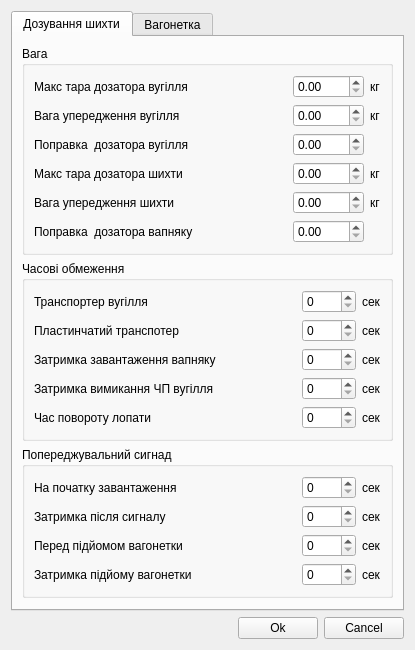
<?xml version="1.0" encoding="UTF-8"?>
<ui version="4.0">
 <class>DialogSetup</class>
 <widget class="QDialog" name="DialogSetup">
  <property name="geometry">
   <rect>
    <x>0</x>
    <y>0</y>
    <width>415</width>
    <height>573</height>
   </rect>
  </property>
  <property name="windowTitle">
   <string>Dialog</string>
  </property>
  <layout class="QGridLayout" name="gridLayout">
   <item row="0" column="0" colspan="3">
    <widget class="QTabWidget" name="tabWidget">
     <property name="currentIndex">
      <number>0</number>
     </property>
     <widget class="QWidget" name="tab">
      <attribute name="title">
       <string>Дозування шихти</string>
      </attribute>
      <layout class="QVBoxLayout" name="verticalLayout_2">
       <item>
        <widget class="QGroupBox" name="groupBox">
         <property name="title">
          <string>Вага</string>
         </property>
         <layout class="QGridLayout" name="gridLayout_2">
          <item row="4" column="0">
           <widget class="QLabel" name="label_44">
            <property name="sizePolicy">
             <sizepolicy hsizetype="Expanding" vsizetype="Preferred">
              <horstretch>0</horstretch>
              <verstretch>0</verstretch>
             </sizepolicy>
            </property>
            <property name="text">
             <string>Вага упередження шихти</string>
            </property>
           </widget>
          </item>
          <item row="3" column="2">
           <widget class="QLabel" name="label_4">
            <property name="text">
             <string>кг</string>
            </property>
           </widget>
          </item>
          <item row="1" column="0">
           <widget class="QLabel" name="label_40">
            <property name="sizePolicy">
             <sizepolicy hsizetype="Expanding" vsizetype="Preferred">
              <horstretch>0</horstretch>
              <verstretch>0</verstretch>
             </sizepolicy>
            </property>
            <property name="text">
             <string>Вага упередження вугілля</string>
            </property>
           </widget>
          </item>
          <item row="1" column="2">
           <widget class="QLabel" name="label_41">
            <property name="text">
             <string>кг</string>
            </property>
           </widget>
          </item>
          <item row="1" column="1">
           <widget class="QDoubleSpinBox" name="subGcl">
            <property name="keyboardTracking">
             <bool>false</bool>
            </property>
            <property name="maximum">
             <double>1000.000000000000000</double>
            </property>
           </widget>
          </item>
          <item row="0" column="2">
           <widget class="QLabel" name="label_2">
            <property name="text">
             <string>кг</string>
            </property>
           </widget>
          </item>
          <item row="2" column="1">
           <widget class="QDoubleSpinBox" name="iKGcl">
            <property name="accelerated">
             <bool>true</bool>
            </property>
            <property name="keyboardTracking">
             <bool>false</bool>
            </property>
            <property name="maximum">
             <double>2.000000000000000</double>
            </property>
            <property name="singleStep">
             <double>0.100000000000000</double>
            </property>
           </widget>
          </item>
          <item row="0" column="1">
           <widget class="QDoubleSpinBox" name="maxTaGcl">
            <property name="keyboardTracking">
             <bool>false</bool>
            </property>
            <property name="maximum">
             <double>1000.000000000000000</double>
            </property>
           </widget>
          </item>
          <item row="0" column="0">
           <widget class="QLabel" name="label">
            <property name="sizePolicy">
             <sizepolicy hsizetype="Expanding" vsizetype="Preferred">
              <horstretch>0</horstretch>
              <verstretch>0</verstretch>
             </sizepolicy>
            </property>
            <property name="text">
             <string>Макс тара дозатора вугілля</string>
            </property>
           </widget>
          </item>
          <item row="4" column="1">
           <widget class="QDoubleSpinBox" name="subGst">
            <property name="keyboardTracking">
             <bool>false</bool>
            </property>
            <property name="maximum">
             <double>1000.000000000000000</double>
            </property>
           </widget>
          </item>
          <item row="3" column="0">
           <widget class="QLabel" name="label_3">
            <property name="sizePolicy">
             <sizepolicy hsizetype="Expanding" vsizetype="Preferred">
              <horstretch>0</horstretch>
              <verstretch>0</verstretch>
             </sizepolicy>
            </property>
            <property name="text">
             <string>Макс тара дозатора шихти</string>
            </property>
           </widget>
          </item>
          <item row="4" column="2">
           <widget class="QLabel" name="label_45">
            <property name="text">
             <string>кг</string>
            </property>
           </widget>
          </item>
          <item row="2" column="0">
           <widget class="QLabel" name="label_38">
            <property name="sizePolicy">
             <sizepolicy hsizetype="Expanding" vsizetype="Preferred">
              <horstretch>0</horstretch>
              <verstretch>0</verstretch>
             </sizepolicy>
            </property>
            <property name="text">
             <string>Поправка  дозатора вугілля</string>
            </property>
           </widget>
          </item>
          <item row="3" column="1">
           <widget class="QDoubleSpinBox" name="maxTaGst">
            <property name="keyboardTracking">
             <bool>false</bool>
            </property>
            <property name="maximum">
             <double>1000.000000000000000</double>
            </property>
           </widget>
          </item>
          <item row="5" column="0">
           <widget class="QLabel" name="label_39">
            <property name="sizePolicy">
             <sizepolicy hsizetype="Expanding" vsizetype="Preferred">
              <horstretch>0</horstretch>
              <verstretch>0</verstretch>
             </sizepolicy>
            </property>
            <property name="text">
             <string>Поправка  дозатора вапняку</string>
            </property>
           </widget>
          </item>
          <item row="5" column="1">
           <widget class="QDoubleSpinBox" name="iKGst">
            <property name="accelerated">
             <bool>true</bool>
            </property>
            <property name="keyboardTracking">
             <bool>false</bool>
            </property>
            <property name="maximum">
             <double>2.000000000000000</double>
            </property>
            <property name="singleStep">
             <double>0.100000000000000</double>
            </property>
           </widget>
          </item>
         </layout>
        </widget>
       </item>
       <item>
        <widget class="QGroupBox" name="groupBox_2">
         <property name="title">
          <string>Часові обмеження</string>
         </property>
         <layout class="QGridLayout" name="gridLayout_3">
          <item row="0" column="0">
           <widget class="QLabel" name="label_9">
            <property name="sizePolicy">
             <sizepolicy hsizetype="Expanding" vsizetype="Preferred">
              <horstretch>0</horstretch>
              <verstretch>0</verstretch>
             </sizepolicy>
            </property>
            <property name="text">
             <string>Транспортер вугілля</string>
            </property>
           </widget>
          </item>
          <item row="0" column="2">
           <widget class="QLabel" name="label_11">
            <property name="text">
             <string>сек</string>
            </property>
           </widget>
          </item>
          <item row="2" column="1">
           <widget class="QSpinBox" name="zdDelayCl">
            <property name="keyboardTracking">
             <bool>false</bool>
            </property>
            <property name="maximum">
             <number>1000</number>
            </property>
           </widget>
          </item>
          <item row="1" column="0">
           <widget class="QLabel" name="label_10">
            <property name="sizePolicy">
             <sizepolicy hsizetype="Expanding" vsizetype="Preferred">
              <horstretch>0</horstretch>
              <verstretch>0</verstretch>
             </sizepolicy>
            </property>
            <property name="text">
             <string>Пластинчатий транспотер</string>
            </property>
           </widget>
          </item>
          <item row="2" column="0">
           <widget class="QLabel" name="label_13">
            <property name="sizePolicy">
             <sizepolicy hsizetype="Expanding" vsizetype="Preferred">
              <horstretch>0</horstretch>
              <verstretch>0</verstretch>
             </sizepolicy>
            </property>
            <property name="text">
             <string>Затримка завантаження вапняку</string>
            </property>
           </widget>
          </item>
          <item row="1" column="1">
           <widget class="QSpinBox" name="zdLoadSt">
            <property name="keyboardTracking">
             <bool>false</bool>
            </property>
            <property name="maximum">
             <number>1000</number>
            </property>
           </widget>
          </item>
          <item row="3" column="1">
           <widget class="QSpinBox" name="zdTPostCl">
            <property name="keyboardTracking">
             <bool>false</bool>
            </property>
            <property name="maximum">
             <number>1000</number>
            </property>
           </widget>
          </item>
          <item row="3" column="2">
           <widget class="QLabel" name="label_58">
            <property name="text">
             <string>сек</string>
            </property>
           </widget>
          </item>
          <item row="2" column="2">
           <widget class="QLabel" name="label_14">
            <property name="text">
             <string>сек</string>
            </property>
           </widget>
          </item>
          <item row="0" column="1">
           <widget class="QSpinBox" name="zdTloadCl">
            <property name="keyboardTracking">
             <bool>false</bool>
            </property>
            <property name="maximum">
             <number>1000</number>
            </property>
           </widget>
          </item>
          <item row="1" column="2">
           <widget class="QLabel" name="label_12">
            <property name="text">
             <string>сек</string>
            </property>
           </widget>
          </item>
          <item row="3" column="0">
           <widget class="QLabel" name="label_34">
            <property name="sizePolicy">
             <sizepolicy hsizetype="Expanding" vsizetype="Preferred">
              <horstretch>0</horstretch>
              <verstretch>0</verstretch>
             </sizepolicy>
            </property>
            <property name="text">
             <string>Затримка вимикання ЧП вугілля</string>
            </property>
           </widget>
          </item>
          <item row="4" column="0">
           <widget class="QLabel" name="label_42">
            <property name="sizePolicy">
             <sizepolicy hsizetype="Expanding" vsizetype="Preferred">
              <horstretch>0</horstretch>
              <verstretch>0</verstretch>
             </sizepolicy>
            </property>
            <property name="text">
             <string>Час повороту лопати</string>
            </property>
           </widget>
          </item>
          <item row="4" column="1">
           <widget class="QSpinBox" name="ZdTShovel">
            <property name="keyboardTracking">
             <bool>false</bool>
            </property>
            <property name="maximum">
             <number>1000</number>
            </property>
           </widget>
          </item>
          <item row="4" column="2">
           <widget class="QLabel" name="label_59">
            <property name="text">
             <string>сек</string>
            </property>
           </widget>
          </item>
         </layout>
        </widget>
       </item>
       <item>
        <widget class="QGroupBox" name="groupBox_7">
         <property name="title">
          <string>Попереджувальний сигнад</string>
         </property>
         <layout class="QGridLayout" name="gridLayout_8">
          <item row="0" column="0">
           <widget class="QLabel" name="label_46">
            <property name="sizePolicy">
             <sizepolicy hsizetype="Expanding" vsizetype="Preferred">
              <horstretch>0</horstretch>
              <verstretch>0</verstretch>
             </sizepolicy>
            </property>
            <property name="text">
             <string>На початку завантаження</string>
            </property>
           </widget>
          </item>
          <item row="0" column="1">
           <widget class="QSpinBox" name="zdTalarmStart">
            <property name="keyboardTracking">
             <bool>false</bool>
            </property>
            <property name="maximum">
             <number>1000</number>
            </property>
           </widget>
          </item>
          <item row="1" column="0">
           <widget class="QLabel" name="label_48">
            <property name="sizePolicy">
             <sizepolicy hsizetype="Expanding" vsizetype="Preferred">
              <horstretch>0</horstretch>
              <verstretch>0</verstretch>
             </sizepolicy>
            </property>
            <property name="text">
             <string>Затримка після сигналу</string>
            </property>
           </widget>
          </item>
          <item row="0" column="2">
           <widget class="QLabel" name="label_47">
            <property name="text">
             <string>сек</string>
            </property>
           </widget>
          </item>
          <item row="1" column="1">
           <widget class="QSpinBox" name="zdTwaitStart">
            <property name="keyboardTracking">
             <bool>false</bool>
            </property>
            <property name="maximum">
             <number>1000</number>
            </property>
           </widget>
          </item>
          <item row="2" column="0">
           <widget class="QLabel" name="label_50">
            <property name="sizePolicy">
             <sizepolicy hsizetype="Expanding" vsizetype="Preferred">
              <horstretch>0</horstretch>
              <verstretch>0</verstretch>
             </sizepolicy>
            </property>
            <property name="text">
             <string>Перед підйомом вагонетки</string>
            </property>
           </widget>
          </item>
          <item row="1" column="2">
           <widget class="QLabel" name="label_49">
            <property name="text">
             <string>сек</string>
            </property>
           </widget>
          </item>
          <item row="2" column="1">
           <widget class="QSpinBox" name="zdTalarmLift">
            <property name="keyboardTracking">
             <bool>false</bool>
            </property>
            <property name="maximum">
             <number>1000</number>
            </property>
           </widget>
          </item>
          <item row="2" column="2">
           <widget class="QLabel" name="label_51">
            <property name="text">
             <string>сек</string>
            </property>
           </widget>
          </item>
          <item row="3" column="0">
           <widget class="QLabel" name="label_52">
            <property name="sizePolicy">
             <sizepolicy hsizetype="Expanding" vsizetype="Preferred">
              <horstretch>0</horstretch>
              <verstretch>0</verstretch>
             </sizepolicy>
            </property>
            <property name="text">
             <string>Затримка підйому вагонетки</string>
            </property>
           </widget>
          </item>
          <item row="3" column="1">
           <widget class="QSpinBox" name="zdTwaitLift">
            <property name="keyboardTracking">
             <bool>false</bool>
            </property>
            <property name="maximum">
             <number>1000</number>
            </property>
           </widget>
          </item>
          <item row="3" column="2">
           <widget class="QLabel" name="label_53">
            <property name="text">
             <string>сек</string>
            </property>
           </widget>
          </item>
         </layout>
        </widget>
       </item>
       <item>
        <spacer name="verticalSpacer_2">
         <property name="orientation">
          <enum>Qt::Vertical</enum>
         </property>
         <property name="sizeHint" stdset="0">
          <size>
           <width>20</width>
           <height>25</height>
          </size>
         </property>
        </spacer>
       </item>
      </layout>
     </widget>
     <widget class="QWidget" name="tab_2">
      <attribute name="title">
       <string>Вагонетка</string>
      </attribute>
      <layout class="QVBoxLayout" name="verticalLayout">
       <item>
        <widget class="QGroupBox" name="groupBox_3">
         <property name="title">
          <string>Таймери нижніх кінцевиків</string>
         </property>
         <layout class="QGridLayout" name="gridLayout_4">
          <item row="1" column="0">
           <widget class="QLabel" name="label_18">
            <property name="text">
             <string>Другий</string>
            </property>
           </widget>
          </item>
          <item row="0" column="0">
           <widget class="QLabel" name="label_17">
            <property name="sizePolicy">
             <sizepolicy hsizetype="Expanding" vsizetype="Preferred">
              <horstretch>0</horstretch>
              <verstretch>0</verstretch>
             </sizepolicy>
            </property>
            <property name="text">
             <string>Перший</string>
            </property>
           </widget>
          </item>
          <item row="2" column="0">
           <widget class="QLabel" name="label_19">
            <property name="text">
             <string>Третій</string>
            </property>
           </widget>
          </item>
          <item row="0" column="2">
           <widget class="QLabel" name="label_20">
            <property name="text">
             <string>сек</string>
            </property>
           </widget>
          </item>
          <item row="1" column="2">
           <widget class="QLabel" name="label_25">
            <property name="text">
             <string>сек</string>
            </property>
           </widget>
          </item>
          <item row="2" column="2">
           <widget class="QLabel" name="label_26">
            <property name="text">
             <string>сек</string>
            </property>
           </widget>
          </item>
          <item row="0" column="1">
           <widget class="QDoubleSpinBox" name="zdTn01">
            <property name="keyboardTracking">
             <bool>false</bool>
            </property>
           </widget>
          </item>
          <item row="1" column="1">
           <widget class="QDoubleSpinBox" name="zdTn02">
            <property name="keyboardTracking">
             <bool>false</bool>
            </property>
            <property name="maximum">
             <double>10.000000000000000</double>
            </property>
            <property name="singleStep">
             <double>0.050000000000000</double>
            </property>
           </widget>
          </item>
          <item row="2" column="1">
           <widget class="QDoubleSpinBox" name="zdTn03">
            <property name="keyboardTracking">
             <bool>false</bool>
            </property>
            <property name="maximum">
             <double>10.000000000000000</double>
            </property>
            <property name="singleStep">
             <double>0.050000000000000</double>
            </property>
           </widget>
          </item>
         </layout>
        </widget>
       </item>
       <item>
        <widget class="QGroupBox" name="groupBox_4">
         <property name="title">
          <string>Таймери верхніх кінцевиків</string>
         </property>
         <layout class="QGridLayout" name="gridLayout_5">
          <item row="1" column="0">
           <widget class="QLabel" name="label_21">
            <property name="text">
             <string>Другий</string>
            </property>
           </widget>
          </item>
          <item row="0" column="0">
           <widget class="QLabel" name="label_22">
            <property name="sizePolicy">
             <sizepolicy hsizetype="Expanding" vsizetype="Preferred">
              <horstretch>0</horstretch>
              <verstretch>0</verstretch>
             </sizepolicy>
            </property>
            <property name="text">
             <string>Перший</string>
            </property>
           </widget>
          </item>
          <item row="2" column="0">
           <widget class="QLabel" name="label_23">
            <property name="text">
             <string>Третій</string>
            </property>
           </widget>
          </item>
          <item row="0" column="2">
           <widget class="QLabel" name="label_24">
            <property name="text">
             <string>сек</string>
            </property>
           </widget>
          </item>
          <item row="1" column="2">
           <widget class="QLabel" name="label_27">
            <property name="text">
             <string>сек</string>
            </property>
           </widget>
          </item>
          <item row="2" column="2">
           <widget class="QLabel" name="label_28">
            <property name="text">
             <string>сек</string>
            </property>
           </widget>
          </item>
          <item row="0" column="1">
           <widget class="QDoubleSpinBox" name="zdTv01">
            <property name="keyboardTracking">
             <bool>false</bool>
            </property>
           </widget>
          </item>
          <item row="1" column="1">
           <widget class="QDoubleSpinBox" name="zdTv02">
            <property name="keyboardTracking">
             <bool>false</bool>
            </property>
            <property name="maximum">
             <double>10.000000000000000</double>
            </property>
            <property name="singleStep">
             <double>0.050000000000000</double>
            </property>
           </widget>
          </item>
          <item row="2" column="1">
           <widget class="QDoubleSpinBox" name="zdTv03">
            <property name="keyboardTracking">
             <bool>false</bool>
            </property>
            <property name="maximum">
             <double>10.000000000000000</double>
            </property>
            <property name="singleStep">
             <double>0.050000000000000</double>
            </property>
           </widget>
          </item>
         </layout>
        </widget>
       </item>
       <item>
        <widget class="QGroupBox" name="groupBox_5">
         <property name="title">
          <string>Технологічні таймери</string>
         </property>
         <layout class="QGridLayout" name="gridLayout_6">
          <item row="2" column="1">
           <widget class="QSpinBox" name="zdTark">
            <property name="keyboardTracking">
             <bool>false</bool>
            </property>
            <property name="maximum">
             <number>1000</number>
            </property>
           </widget>
          </item>
          <item row="2" column="2">
           <widget class="QLabel" name="label_31">
            <property name="text">
             <string>сек</string>
            </property>
           </widget>
          </item>
          <item row="2" column="0">
           <widget class="QLabel" name="label_32">
            <property name="sizePolicy">
             <sizepolicy hsizetype="Expanding" vsizetype="Preferred">
              <horstretch>0</horstretch>
              <verstretch>0</verstretch>
             </sizepolicy>
            </property>
            <property name="text">
             <string>Час відкриття купола</string>
            </property>
           </widget>
          </item>
          <item row="1" column="0">
           <widget class="QLabel" name="label_30">
            <property name="sizePolicy">
             <sizepolicy hsizetype="Expanding" vsizetype="Preferred">
              <horstretch>0</horstretch>
              <verstretch>0</verstretch>
             </sizepolicy>
            </property>
            <property name="text">
             <string>Час простою вагонетки вверху</string>
            </property>
           </widget>
          </item>
          <item row="0" column="1">
           <widget class="QSpinBox" name="zdTliftTR">
            <property name="correctionMode">
             <enum>QAbstractSpinBox::CorrectToNearestValue</enum>
            </property>
            <property name="keyboardTracking">
             <bool>false</bool>
            </property>
            <property name="maximum">
             <number>300</number>
            </property>
           </widget>
          </item>
          <item row="1" column="2">
           <widget class="QLabel" name="label_33">
            <property name="text">
             <string>сек</string>
            </property>
           </widget>
          </item>
          <item row="0" column="0">
           <widget class="QLabel" name="label_29">
            <property name="sizePolicy">
             <sizepolicy hsizetype="Expanding" vsizetype="Preferred">
              <horstretch>0</horstretch>
              <verstretch>0</verstretch>
             </sizepolicy>
            </property>
            <property name="text">
             <string>Маск час ходу вагонетки</string>
            </property>
           </widget>
          </item>
          <item row="3" column="0">
           <widget class="QLabel" name="label_36">
            <property name="sizePolicy">
             <sizepolicy hsizetype="Expanding" vsizetype="Preferred">
              <horstretch>0</horstretch>
              <verstretch>0</verstretch>
             </sizepolicy>
            </property>
            <property name="text">
             <string>Час швидкого ходу</string>
            </property>
           </widget>
          </item>
          <item row="3" column="1">
           <widget class="QSpinBox" name="zdTTorm">
            <property name="keyboardTracking">
             <bool>false</bool>
            </property>
            <property name="maximum">
             <number>1000</number>
            </property>
           </widget>
          </item>
          <item row="3" column="2">
           <widget class="QLabel" name="label_37">
            <property name="text">
             <string>сек</string>
            </property>
           </widget>
          </item>
          <item row="4" column="0">
           <widget class="QLabel" name="label_54">
            <property name="text">
             <string>Затримка розгону вверх</string>
            </property>
           </widget>
          </item>
          <item row="4" column="1">
           <widget class="QSpinBox" name="zdTaccelUp">
            <property name="keyboardTracking">
             <bool>false</bool>
            </property>
            <property name="maximum">
             <number>1000</number>
            </property>
           </widget>
          </item>
          <item row="5" column="0">
           <widget class="QLabel" name="label_55">
            <property name="text">
             <string>Затримка розгону вниз</string>
            </property>
           </widget>
          </item>
          <item row="5" column="1">
           <widget class="QSpinBox" name="zdTaccelDown">
            <property name="keyboardTracking">
             <bool>false</bool>
            </property>
            <property name="maximum">
             <number>1000</number>
            </property>
           </widget>
          </item>
          <item row="4" column="2">
           <widget class="QLabel" name="label_56">
            <property name="text">
             <string>сек</string>
            </property>
           </widget>
          </item>
          <item row="5" column="2">
           <widget class="QLabel" name="label_57">
            <property name="text">
             <string>сек</string>
            </property>
           </widget>
          </item>
          <item row="0" column="2">
           <widget class="QLabel" name="label_35">
            <property name="text">
             <string>сек</string>
            </property>
           </widget>
          </item>
          <item row="1" column="1">
           <widget class="QSpinBox" name="zdTUpWait">
            <property name="keyboardTracking">
             <bool>false</bool>
            </property>
           </widget>
          </item>
         </layout>
        </widget>
       </item>
       <item>
        <spacer name="verticalSpacer">
         <property name="orientation">
          <enum>Qt::Vertical</enum>
         </property>
         <property name="sizeHint" stdset="0">
          <size>
           <width>20</width>
           <height>15</height>
          </size>
         </property>
        </spacer>
       </item>
      </layout>
     </widget>
    </widget>
   </item>
   <item row="1" column="0">
    <spacer name="horizontalSpacer">
     <property name="orientation">
      <enum>Qt::Horizontal</enum>
     </property>
     <property name="sizeHint" stdset="0">
      <size>
       <width>183</width>
       <height>20</height>
      </size>
     </property>
    </spacer>
   </item>
   <item row="1" column="1">
    <widget class="QPushButton" name="bnOk">
     <property name="text">
      <string>Ok</string>
     </property>
     <property name="autoDefault">
      <bool>false</bool>
     </property>
    </widget>
   </item>
   <item row="1" column="2">
    <widget class="QPushButton" name="bnCancel">
     <property name="text">
      <string>Cancel</string>
     </property>
     <property name="autoDefault">
      <bool>false</bool>
     </property>
    </widget>
   </item>
  </layout>
 </widget>
 <resources/>
 <connections/>
</ui>
